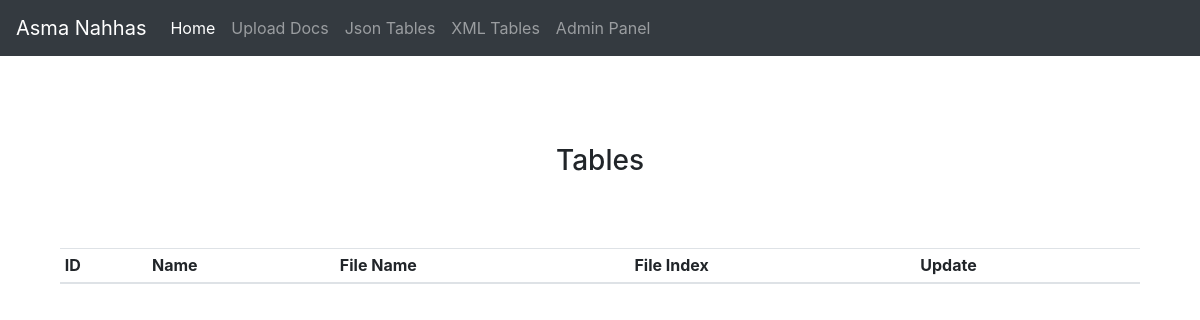
/home, run on an earlier commit of the app's database.
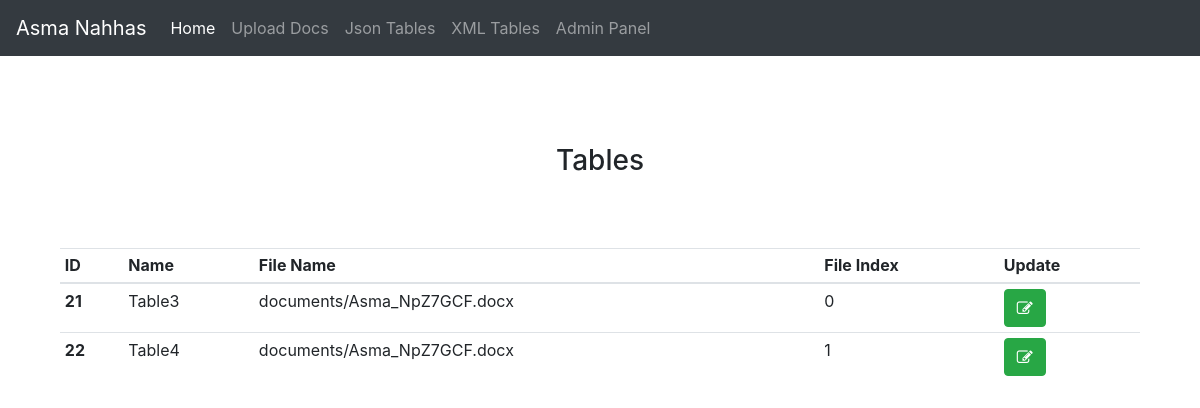
And on a later commit of the database.
### Tables/models.py (models this page shows)
class Table(models.Model):
	name=models.CharField(max_length=200)
	fileName=models.CharField(max_length=200,null=True)
	fileIndex=models.IntegerField(null=True)
	created_at=models.DateTimeField(default=datetime.now,blank=True)
	def __str__(self):
		return self.name

### myapp/views.py (the view)
# urls.py: path('home', Home, name='home'),
def  Home(request):
    tables=Table.objects.all()
    context={"tables":tables}
    return render(request,"Home.html",context)

### myapp/templates/Home.html (shortened to what this page needs)
{% extends 'layout.html' %}
{% block content %}
<br/>
<br/>
<h3 align="center" style="margin-top: 40px;">Tables</h3>
<div class="container" style="margin-top: 70px;">
	<div class="row">
		<div class="col-sm">
					<table class="table table-sm">
					  <thead>
					    <tr>
					      <th scope="col">ID</th>
					      <th scope="col">Name</th>
					      <th scope="col">File Name</th>
					      <th scope="col">File Index</th>
					      <th scope="col">Update</th>
					    </tr>
					  </thead>
					  <tbody>
					  {% for table in tables %}
					    <tr>
					      <th scope="row">{{ table.id }}</th>
					      <td>{{ table.name }}</td>
					      <td>{{ table.fileName}}</td>
					      <td>{{ table.fileIndex }}</td>
					      <td><button class="btn btn-success" data-toggle="modal" data-target="#editModalCenter"  onclick="updatefunc('{{table}}','{{table.id}}')">
					      	<i class="fa fa-edit"></i></button></td>
					    </tr>
					  {% endfor %}
					  </tbody>
					</table>
		</div>
	</div>
</div>
</div>
{% endblock %}

What changed in the data, as far as the page shows it:
added Table: id "21", name "Table3", fileName "documents/Asma_NpZ7GCF.docx", fileIndex "0"
added Table: id "22", name "Table4", fileName "documents/Asma_NpZ7GCF.docx", fileIndex "1"
